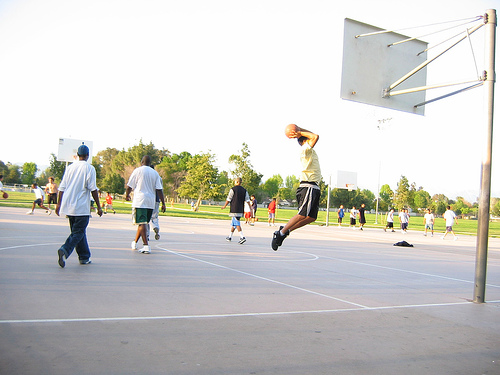
#> input picture image/2012_001297.jpg, 500 x 375 px
$ python -i selective_search.py   (imports and definitions only)   (older library calls are emulated)
#> lines starting #> are read from the running program, lines starting #| are printed output that depends on the picture
import os
import numpy as np
import seaborn as sns
import matplotlib.pyplot as plt
import pandas as pd
import scipy.misc
import skimage.segmentation
import skimage.feature
from copy import copy
def image_segmentation(img_8bit, scale = 1.0, sigma = 0.8, min_size = 50):
    '''
    J.R.R. Uijlings's hierarchical grouping algorithm

    == input ==
    img_8bit : shape = (height, width, 3),
               8-bits degital image (each digit ranges between 0 - 255)

    == output ==
    img      : shape = (height, width, 4)
    '''
    # convert the image to range between 0 and 1
    img_float = skimage.util.img_as_float(img_8bit)
    im_mask   = skimage.segmentation.felzenszwalb(
                    img_float,
                    scale    = scale,
                    sigma    = sigma,
                    min_size = min_size)
    img       = np.dstack([img_8bit,im_mask])
    return(img)

def extract_region(img):
    '''
    For each segmented region,
    extract smallest rectangle regions covering the smallest segmented region.

    == input ==
    img : (height, width, N channel)
          N channel = [R, G, B , L], L = label for the region
          only the L channel is used in this analysis
    == output ==

    dictionary R :

    {0: {'labels': [0], 'max_x': 131, 'max_y': 74, 'min_x': 0,   'min_y': 0},
     1: {'labels': [1], 'max_x': 189, 'max_y': 37, 'min_x': 75,  'min_y': 0},
     2: {'labels': [2], 'max_x': 282, 'max_y': 38, 'min_x': 162, 'min_y': 0},
     3: {'labels': [3], 'max_x': 499, 'max_y': 23, 'min_x': 247, 'min_y': 0},
     4: {'labels': [4], 'max_x': 499, 'max_y': 74, 'min_x': 428, 'min_y': 13},
     5: {'labels': [5], 'max_x': 441, 'max_y': 76, 'min_x': 333, 'min_y': 16},
     6: {'labels': [6], 'max_x': 348, 'max_y': 80, 'min_x': 62,  'min_y': 21},
    '''
    ## only use the segmentation output
    img_segment = img[:,:,3]
    R = {}
    for y, i in enumerate(img_segment): ## along vertical axis

        for x, l in enumerate(i): ## along horizontal axis
            # initialize a new region
            if l not in R:
                R[l] = {"min_x": np.Inf,
                        "min_y": np.Inf,
                        "max_x": 0,
                        "max_y": 0,
                        "labels": [l]}

            # bounding box
            if R[l]["min_x"] > x:
                R[l]["min_x"] = x
            if R[l]["min_y"] > y:
                R[l]["min_y"] = y
            if R[l]["max_x"] < x:
                R[l]["max_x"] = x
            if R[l]["max_y"] < y:
                R[l]["max_y"] = y
    ## remove region if it does not have positive height or positive width
    Rcopy = copy(R)
    for key in R.keys():
        r = R[key]
        if (r["min_x"] == r["max_x"]) or (r["min_y"] == r["max_y"]):
            del Rcopy[key]
    return(Rcopy)

def calc_texture_gradient(img):
    """
        calculate texture gradient for entire image

        The original SelectiveSearch algorithm proposed Gaussian derivative
        for 8 orientations, but we use LBP instead.

        output will be [height(*)][width(*)]
    """
    ret = np.zeros(img.shape[:3])
    for colour_channel in (0, 1, 2):
        ret[:, :, colour_channel] = skimage.feature.local_binary_pattern(
            img[:, :, colour_channel], 8, 1.0)

    return ret

def calc_hsv(img):
    hsv = skimage.color.rgb2hsv(img[:,:,:3])
    return(hsv)


def calc_hist(img, minhist=0, maxhist=1):
    """
        calculate colour histogram for each region

        the size of output histogram will be BINS * COLOUR_CHANNELS(3)

        number of bins is 25 as same as [uijlings_ijcv2013_draft.pdf]

        extract HSV

        len(hist) = BINS * 3
        hist[:BINS] = [0, 10, 20, 0,...,0] meaning that
           there are 10 pixels that have values between (maxhist - minhist)/BINS*1 and (maxhist - minhist)/BINS*2
           there are 10 pixels that have values between (maxhist - minhist)/BINS*2 and (maxhist - minhist)/BINS*3

    """

    BINS = 25
    hist = np.array([])

    for colour_channel in range(3):

        # extracting one colour channel
        c = img[:, colour_channel]

        # calculate histogram for each colour and join to the result
        hist = np.concatenate(
            [hist] + [np.histogram(c, BINS,
                                   # The lower and upper range of the bins.
                                   (minhist, maxhist))[0]])

    # L1 normalize
    hist = hist / len(img)
    return hist

def augment_regions_with_histogram_info(tex_grad, img, R,hsv,tex_trad):
    for k, v in list(R.items()):

        ## height and width axies are flattened.
        ## masked_pixel.shape = (N pixel with this mask ID , 3)
        masked_pixels  = hsv[img[:, :, 3] == k]
        R[k]["size"]   = len(masked_pixels / 4)
        R[k]["hist_c"] = calc_hist(masked_pixels,minhist=0, maxhist=1)

        # texture histogram
        R[k]["hist_t"] = calc_hist(tex_grad[img[:, :, 3] == k],minhist=0, maxhist=2**8-1)
    return(R)


def extract_neighbours(regions):
    '''
    check if two regions intersect
    '''

    def intersect(a, b):
        if (a["min_x"] < b["min_x"] < a["max_x"] and a["min_y"] < b["min_y"] < a["max_y"]) or\
           (a["min_x"] < b["max_x"] < a["max_x"] and a["min_y"] < b["max_y"] < a["max_y"]) or\
           (a["min_x"] < b["min_x"] < a["max_x"] and a["min_y"] < b["max_y"] < a["max_y"]) or\
           (a["min_x"] < b["max_x"] < a["max_x"] and a["min_y"] < b["min_y"] < a["max_y"]):
            return True
        return False

    R = list(regions.items())
    neighbours = []
    for cur, a in enumerate(R[:-1]):
        for b in R[cur + 1:]:
            if intersect(a[1], b[1]):
                neighbours.append((a, b))

    return neighbours


def _sim_colour(r1, r2):
    """
        calculate the sum of histogram intersection of colour
    """
    return sum([min(a, b) for a, b in zip(r1["hist_c"], r2["hist_c"])])


def _sim_texture(r1, r2):
    """
        calculate the sum of histogram intersection of texture
    """
    return sum([min(a, b) for a, b in zip(r1["hist_t"], r2["hist_t"])])


def _sim_size(r1, r2, imsize):
    """
        calculate the size similarity over the image
    """
    return 1.0 - (r1["size"] + r2["size"]) / float(imsize)


def _sim_fill(r1, r2, imsize):
    """
        calculate the fill similarity over the image
    """
    bbsize = (
        (max(r1["max_x"], r2["max_x"]) - min(r1["min_x"], r2["min_x"]))
        * (max(r1["max_y"], r2["max_y"]) - min(r1["min_y"], r2["min_y"]))
    )
    return 1.0 - (bbsize - r1["size"] - r2["size"]) / imsize
def calc_sim(r1, r2, imsize):
    return (_sim_colour(r1, r2)       +\
            _sim_texture(r1, r2)      +\
            _sim_size(r1, r2, imsize) +\
            _sim_fill(r1, r2, imsize))

def calculate_similarlity(img,neighbours,verbose=False):
    # calculate initial similarities
    imsize = img.shape[0] * img.shape[1]
    S = {}
    for (ai, ar), (bi, br) in neighbours:
        S[(ai, bi)] = calc_sim(ar, br, imsize)
        if verbose:
            print("S[({:2.0f}, {:2.0f})]={:3.2f}".format(ai,bi,S[(ai, bi)]))
    return(S)


def merge_regions(r1, r2):
    '''
    Suppose r1 and r2 look like:

    (minx1, miny1)
          _____________________
          |                   |
          |     (minx2,maxy2) |
          |           ________|____
          |          |        |    |
          |          |        |    |
          |          |________|____|(maxx2, maxy2)
          |___________________|(maxx1, maxy1)

    Then for merged region,

    minx : minx1
    miny : miny1
    maxx : maxx2
    maxy : maxy1
    size : the number of pixels in the two regions (intersection is counted twice?)


    '''
    new_size = r1["size"] + r2["size"]
    rt = {
        "min_x": min(r1["min_x"], r2["min_x"]),
        "min_y": min(r1["min_y"], r2["min_y"]),
        "max_x": max(r1["max_x"], r2["max_x"]),
        "max_y": max(r1["max_y"], r2["max_y"]),
        "size": new_size,
        "hist_c": (r1["hist_c"] * r1["size"] + r2["hist_c"] * r2["size"]) / new_size,
        "hist_t": (r1["hist_t"] * r1["size"] + r2["hist_t"] * r2["size"]) / new_size,
        "labels": r1["labels"] + r2["labels"]
    }
    return rt

def merge_regions_in_order(S,R,imsize, verbose=False):
    '''
    == Input ==
    S : similarity dictionary

    R : dictionary of proposed regions

    == Output ==

    regions : list of regions

    '''
    # hierarchal search
    while S != {}:

        # Step 1: get highest similarity pair of regions from the similarlity dictionary
        i, j = sorted(S.items(), key=lambda i: i[1])[-1][0]

        # Step 2: marge the region pair and add to the region dictionary
        t = max(R.keys()) + 1.0
        R[t] = merge_regions(R[i], R[j])

        # Step 3: from the similarity dictionary,
        #         remove all the pair of regions where one of the regions is selected in Step 1
        key_to_delete = []
        for k, v in list(S.items()):
            if (i in k) or (j in k):
                key_to_delete.append(k)
        for k in key_to_delete:
            del S[k]

        # Step 4: calculate similarity with new merged region and the regions and its intersecting region
        #         (intersecting region is the region that are to be deleted)
        for k in key_to_delete:
            if k != (i,j):
                if k[0] in (i, j):
                    n = k[1]
                else:
                    n = k[0]
                S[(t, n)] = calc_sim(R[t], R[n], imsize)
    if verbose:
        print("{} regions".format(len(R)))

    ## finally return list of region proposal
    regions = []
    for k, r in list(R.items()):
            regions.append({
                'rect': (
                    r['min_x'],              # min x
                    r['min_y'],              # min y
                    r['max_x'] - r['min_x'], # width
                    r['max_y'] - r['min_y']),# height
                'size': r['size'],
                'labels': r['labels']
            })
    return(regions)


def get_region_proposal(img_8bit,min_size = 500):
    img        = image_segmentation(img_8bit,min_size = min_size)
    R          = extract_region(img)
    tex_grad   = calc_texture_gradient(img)
    hsv        = calc_hsv(img)
    R          = augment_regions_with_histogram_info(tex_grad, img, R,hsv,tex_grad)
    del tex_grad, hsv
    neighbours = extract_neighbours(R)
    S          = calculate_similarlity(img,neighbours)
    regions    = merge_regions_in_order(S,R,imsize = img.shape[0] * img.shape[1])
    return(regions)

# [38 lines left out: function get_IOU, not called in this run]

>>> import cv2
>>> picture = cv2.cvtColor(cv2.imread('image/2012_001297.jpg'), cv2.COLOR_BGR2RGB)
>>> result = get_region_proposal(picture)
#> in image_segmentation, `im_mask   = skimage.segmentation.felzenszwalb( img_float, scale    = s..`:
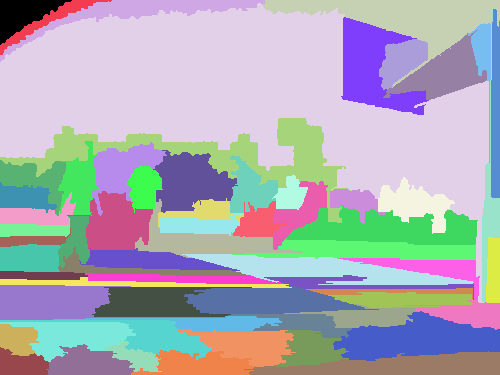
#> im_mask: shape (375, 500) int64; 64 distinct labels, from 0 to 63; one colour per label, 0 black
#> in image_segmentation, `img       = np.dstack([img_8bit,im_mask])`:
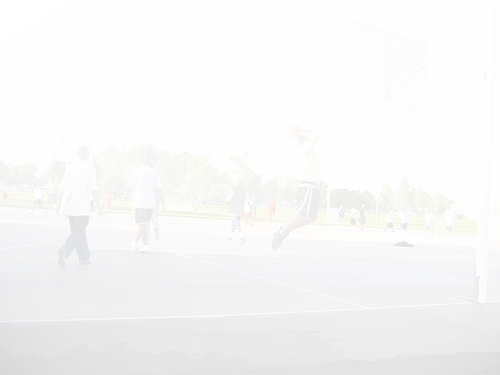
#> img: shape (375, 500, 4) int64; mean R, G, B, A 204.9, 204, 199.1, 22.5; transparent parts drawn white
#> after the loop in extract_region, `for y, i in enumerate(img_segment):`: R = 64 items
#> the loop in extract_region, `for key in R.keys():` made 64 passes
#> in calc_hsv, `hsv = skimage.color.rgb2hsv(img[:,:,:3])`: hsv: shape (375, 500, 3) float64; mean of channels 0, 1, 2 0.314, 0.0838, 2.27e-17
#> the loop in augment_regions_with_histogram_info, `for k, v in list(R.items()):` made 64 passes
#> the loop in extract_neighbours, `for cur, a in enumerate(R[:-1]):` made 63 passes
#> after the loop in extract_neighbours, `for cur, a in enumerate(R[:-1]):`: neighbours = 204 items
#> the loop in calculate_similarlity, `for (ai, ar), (bi, br) in neighbours:` made 204 passes
#> (ai, bi) on passes 1 to 3: (3, 4), (3, 5), (3, 6)
#> the loop in merge_regions_in_order, `while S != {}:` made 60 passes
#> (i, j, new_size in merge_regions) on passes 1 to 12: (57, 58, 4157), (50, 52, 2877), (64, 51, 9225), (55, 60, 4622), (65, 53, 4393), (62, 63, 5978), (69, 54, 8294), (38, 42, 5653), (70, 59, 9130), (35, 36, 2863), (45, 48, 5279), (15, 18, 2370)
#> the loop in merge_regions_in_order, `for k, r in list(R.items()):` made 124 passes

$ run again, on image/example_id2.JPG
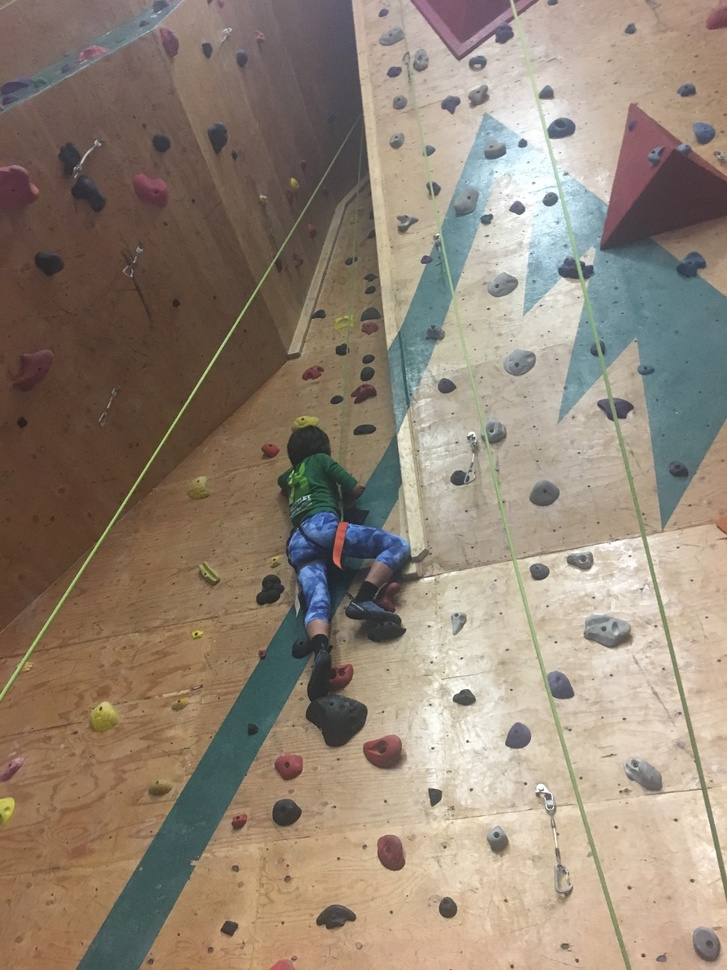
#> input picture image/example_id2.JPG, 727 x 970 px, shrunk from 3024 x 4032 before the run
#> in image_segmentation, `im_mask   = skimage.segmentation.felzenszwalb( img_float, scale    = s..`:
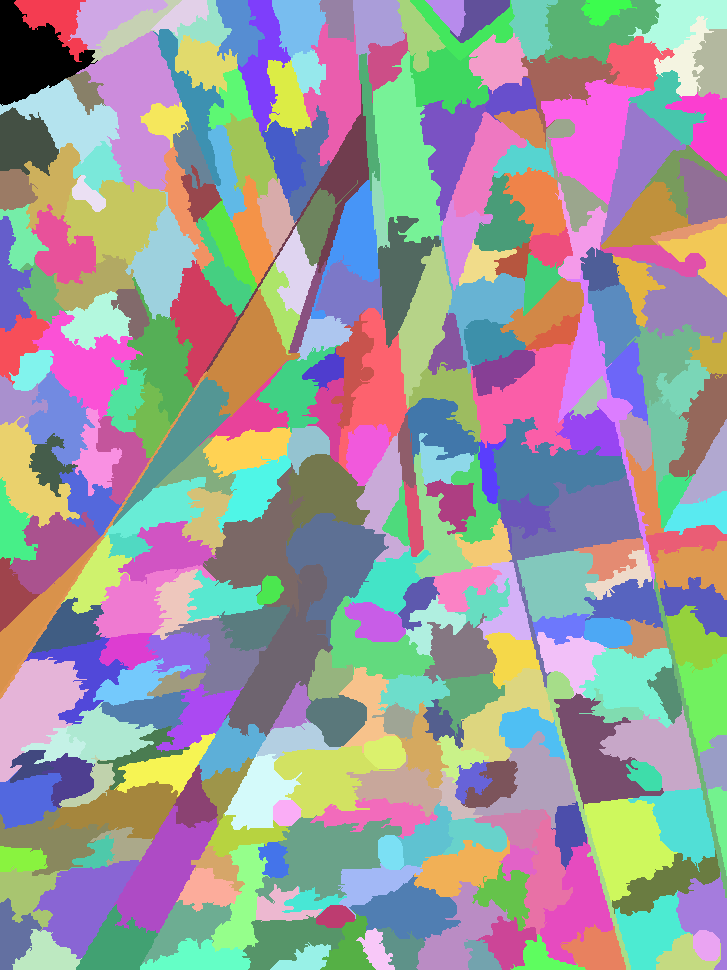
#> im_mask: shape (970, 727) int64; 312 distinct labels, from 0 to 311; one colour per label, 0 black
#> in image_segmentation, `img       = np.dstack([img_8bit,im_mask])`:
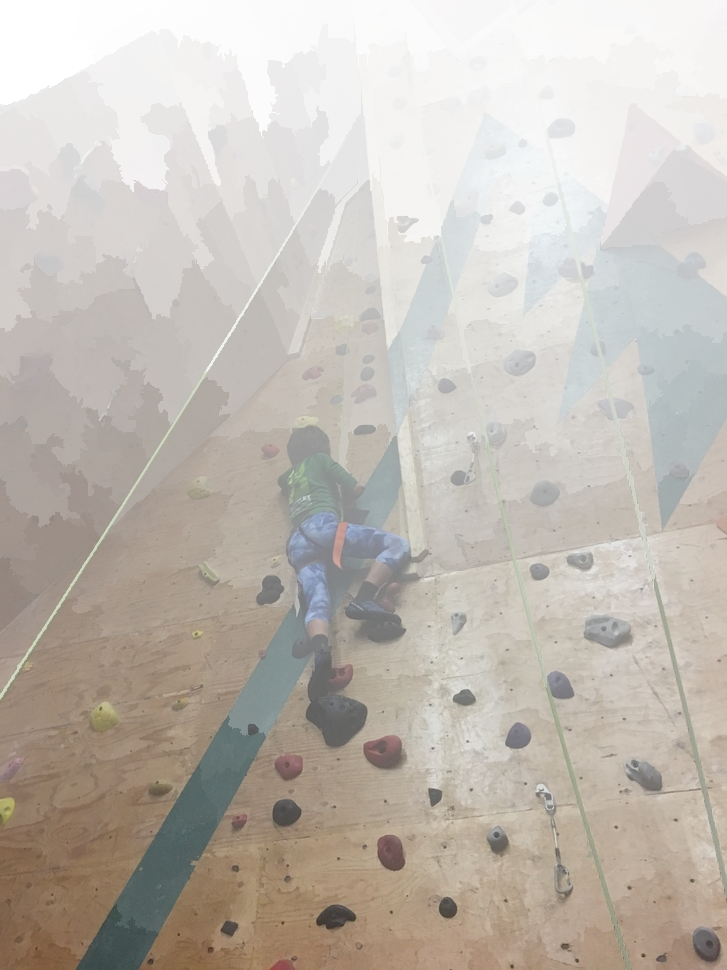
#> img: shape (970, 727, 4) int64; mean R, G, B, A 147.1, 132.8, 117.8, 150.5; transparent parts drawn white
#> after the loop in extract_region, `for y, i in enumerate(img_segment):`: R = 312 items
#> hsv: shape (970, 727, 3) float64; mean of channels 0, 1, 2 0.187, 0.259, 1.63e-17
#> after the loop in extract_neighbours, `for cur, a in enumerate(R[:-1]):`: neighbours = 1085 items
#> the loop in calculate_similarlity, `for (ai, ar), (bi, br) in neighbours:` made 1085 passes
#> (ai, bi) on passes 1 to 3: (0, 1), (0, 2), (0, 3)
#> the loop in merge_regions_in_order, `while S != {}:` made 311 passes
#> (i, j, new_size in merge_regions) on passes 1 to 3: (138, 148, 3123), (193, 201, 4548), (204, 225, 5538)

$ run again, on image/example_id3.JPG
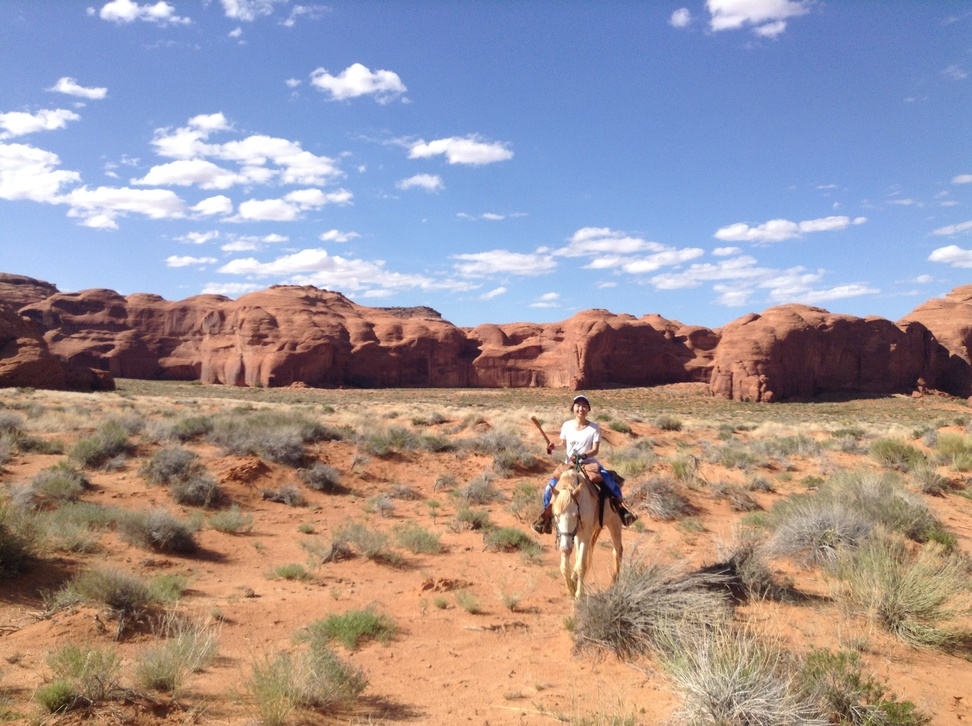
#> input picture image/example_id3.JPG, 972 x 726 px, shrunk from 2592 x 1936 before the run
#> in image_segmentation, `im_mask   = skimage.segmentation.felzenszwalb( img_float, scale    = s..`:
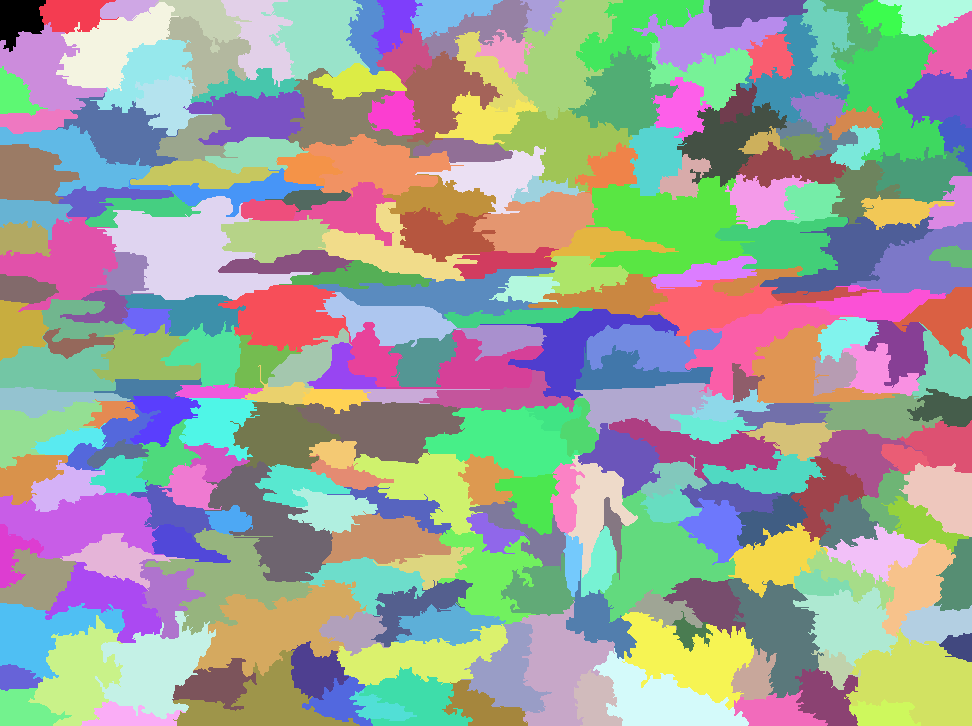
#> im_mask: shape (726, 972) int64; 264 distinct labels, from 0 to 263; one colour per label, 0 black
#> in image_segmentation, `img       = np.dstack([img_8bit,im_mask])`:
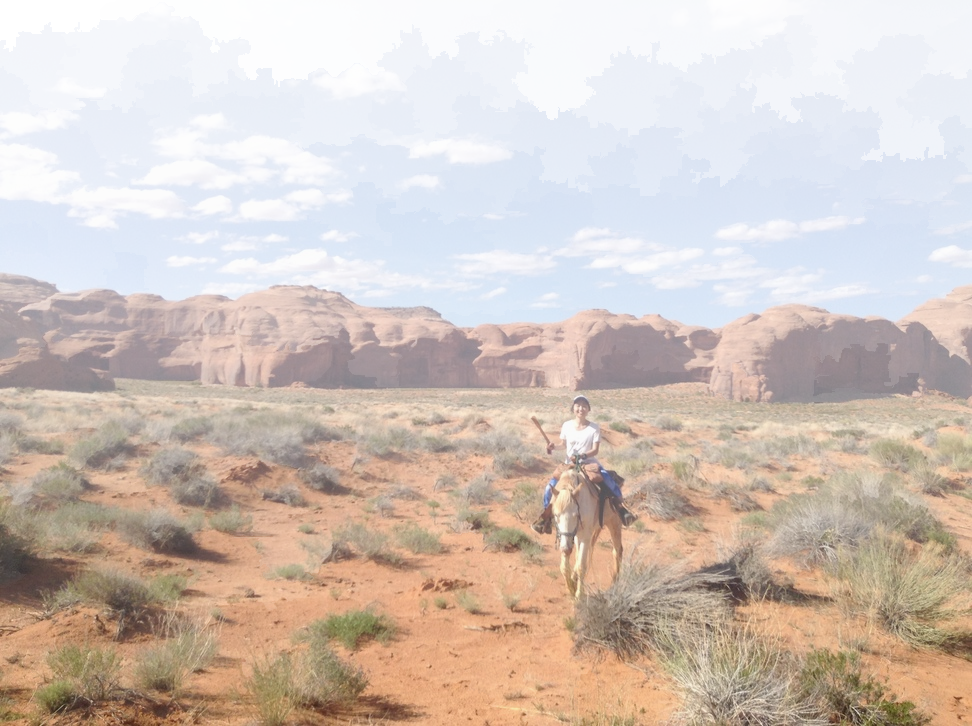
#> img: shape (726, 972, 4) int64; mean R, G, B, A 158.6, 147.4, 152.8, 132.4; transparent parts drawn white
#> after the loop in extract_region, `for y, i in enumerate(img_segment):`: R = 264 items
#> hsv: shape (726, 972, 3) float64; mean of channels 0, 1, 2 0.355, 0.382, 2.07e-17
#> after the loop in extract_neighbours, `for cur, a in enumerate(R[:-1]):`: neighbours = 797 items
#> the loop in calculate_similarlity, `for (ai, ar), (bi, br) in neighbours:` made 797 passes
#> (ai, bi) on passes 1 to 3: (0, 1), (1, 2), (1, 19)
#> the loop in merge_regions_in_order, `while S != {}:` made 263 passes
#> (i, j, new_size in merge_regions) on passes 1 to 3: (24, 32, 5975), (46, 54, 6780), (265, 48, 12346)
